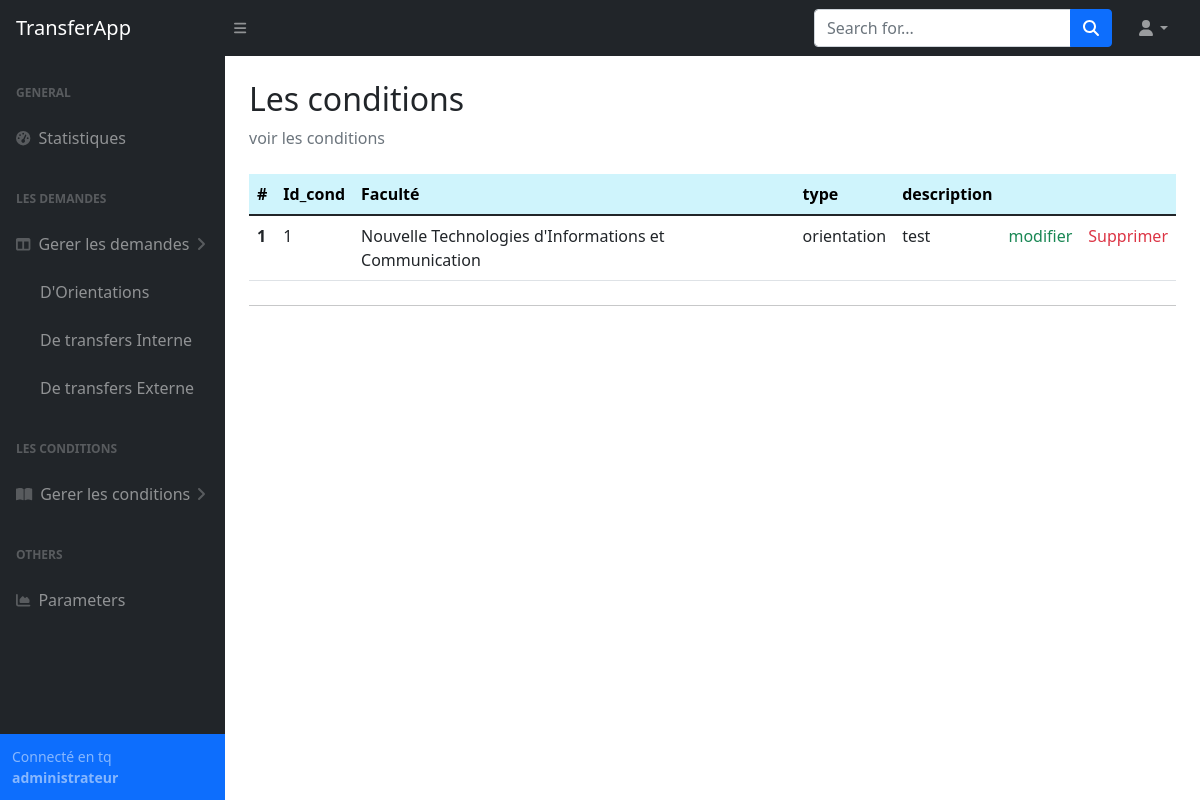
The page /admin/conditions (signed in) on the database as committed earlier.
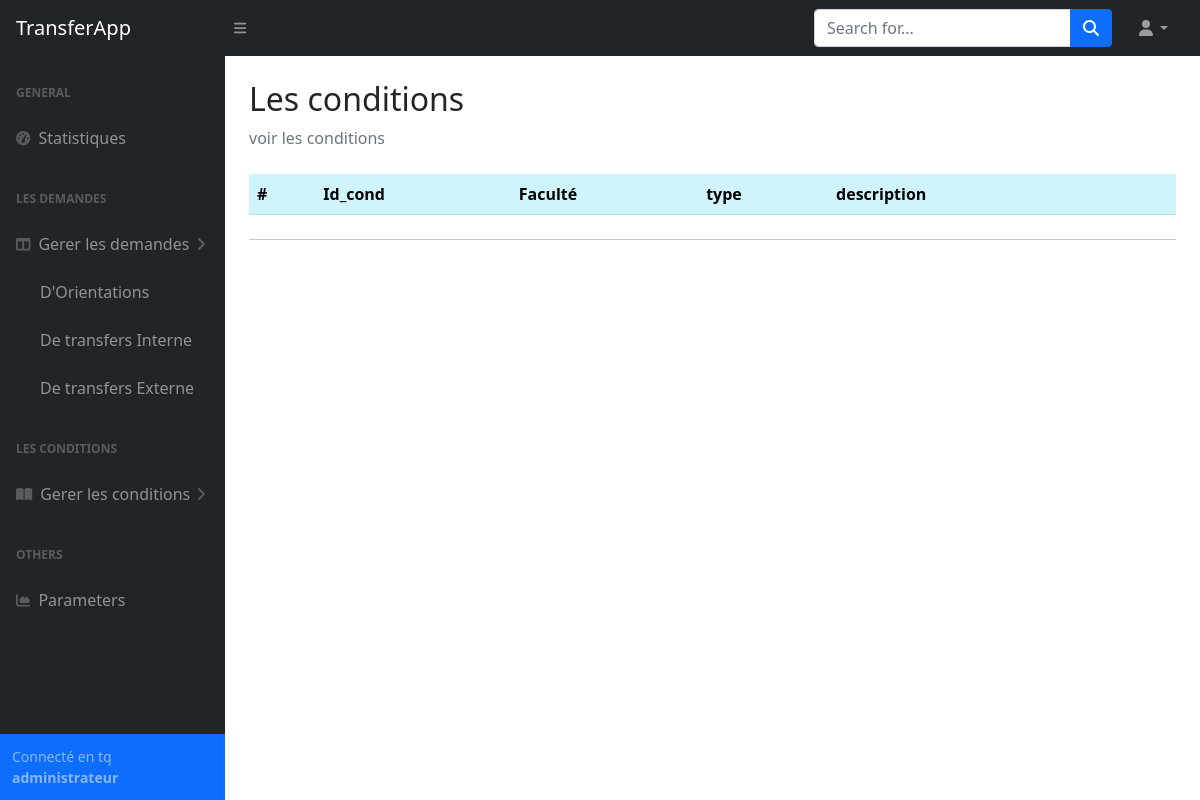
The same page on the database as committed later.
### tables this page shows
CREATE TABLE "faculte" (
	"id"	INTEGER NOT NULL,
	"name"	TEXT NOT NULL,
	PRIMARY KEY("id" AUTOINCREMENT)
);

CREATE TABLE "condition" (
	"id"	INTEGER NOT NULL,
	"id_fac"	INTEGER NOT NULL,
	"cond"	TEXT NOT NULL,
	"type"	TEXT NOT NULL,
	PRIMARY KEY("id","id_fac"),
	FOREIGN KEY("id_fac") REFERENCES faculte(id)
);

### App.py (the view)
@app.route('/admin/conditions')
def condition():
    if session.get("email") != None:
        AdminInfo = db.adminLogIn(session.get("email"))
        idFac = AdminInfo['id_fac']
        conditions = db.getAllConditions(idFac)
        return render_template('admin/conditions.html', conditions = conditions)
    return redirect(url_for('login'))

### database_api.py (called while the page is built)
def adminLogIn(email:str):
    try:
        cursor.execute("select * from admin where email=:email",{"email":email})
    except Error as e:
        print(e)
        return None
    else:
        res = cursor.fetchone()
        if res != None:
            admin = {"email":res[0],
            "password":res[1],
            "telephone":res[2],
            "nom":res[3],
            "prenom":res[4],
            "id_dep":res[5],
            "id_fac":res[6]}
            return admin
    return None

def getAllConditions(idFac):
    try:
        cursor.execute("select * from condition where id_fac = {idFac}".format(idFac = idFac))
    except Error as e:
        print(e)
        return None
    else:
        conditions =[]
        res = cursor.fetchall()
        for cond in res:
            c = {
                'id':cond[0],
                'id_fac':cond[1],
                'cond':cond[2],
                'type':cond[3]
            }
            conditions.append(c)
            ListOfFaculties = getFaculties()
            for item in ListOfFaculties:
                if item[0] == c['id_fac']: c['id_fac'] = item[1]
        return conditions

def getFaculties():
    try:
        cursor.execute("select * from faculte")
    except Error as e:
        print(e)
        return None
    else:
        res = cursor.fetchall()
        return res

### templates/admin/conditions.html (shortened to what this page needs)
{% extends "admin/base.html" %}
{% block content %}
<main>
    <div class="container-fluid px-4">
        <h2 class="mt-4">Les conditions</h2>
        <ol class="breadcrumb mb-4">
            <li class="breadcrumb-item active">voir les conditions</li>
        </ol>
        <div class="tab-content" id="pills-tabContent">
            <div class="tab-pane fade show active" id="pills-home" role="tabpanel" aria-labelledby="pills-home-tab">
              <table class="table">
                <thead>
                  <tr>
                    <th scope="col" class="table-info">#</th>
                    <th scope="col" class="table-info">Id_cond</th>
                    <th scope="col" class="table-info">Faculté</th>
                    <th scope="col" class="table-info">type</th>
                    <th scope="col" class="table-info">description</th>
                    <th scope="col" class="table-info"></th>
                    <th scope="col" class="table-info"></th>
                  </tr>
                </thead>
                <tbody>
                  {% for item in conditions %}
                  <tr>
                    <th scope="row">{{conditions.index(item) + 1}}</th>
                    <td>{{item['id']}}</td>
                    <td>{{item['id_fac']}}</td>
                    <td>{{item['type']}}</td>
                    <td>{{item['cond']}}</td>
                    <td><a class="link-success text-decoration-none" href="{{url_for('modifier_condition', IdCondition = item['id'])}}">modifier</a></td>
                    <td><a class="link-danger text-decoration-none" href="{{url_for('DeleteCondition', IdCondition = item['id'])}}">Supprimer</a></td>
                  </tr>
                  {% endfor %}
                </tbody>
              </table>
            </div>
        <hr class="my-4">
    </div>
</main>
{% endblock content %}

### templates/admin/base.html (shortened to what this page needs)
<!DOCTYPE html>
<html>
<head>
    <link rel="stylesheet" href="https://cdn.jsdelivr.net/npm/litepicker/dist/css/litepicker.css"/>
    <link href="https://cdn.jsdelivr.net/npm/bootstrap@5.1.3/dist/css/bootstrap.min.css" rel="stylesheet">
    <link href="{{url_for('static',filename='styles.css')}}" rel="stylesheet"></link>
</head>
<body class="sb-nav-fixed">
    {% block navbar %}
    <nav class="sb-topnav navbar navbar-expand navbar-dark bg-dark">
        <a class="navbar-brand ps-3" href="#">TransferApp</a>
        <button class="btn btn-link btn-sm order-1 order-lg-0 me-4 me-lg-0" id="sidebarToggle" href="#!"><i class="fas fa-bars"></i></button>
        <form class="d-none d-md-inline-block form-inline ms-auto me-0 me-md-3 my-2 my-md-0">
            <div class="input-group">
                <input class="form-control" type="text" placeholder="Search for..." aria-label="Search for..." aria-describedby="btnNavbarSearch" />
                <button class="btn btn-primary" id="btnNavbarSearch" type="button"><i class="fas fa-search"></i></button>
            </div>
        </form>
        <ul class="navbar-nav ms-auto ms-md-0 me-3 me-lg-4">
            <li class="nav-item dropdown">
                <a class="nav-link dropdown-toggle" id="navbarDropdown" href="#" role="button" data-bs-toggle="dropdown" aria-expanded="false"><i class="fas fa-user fa-fw"></i></a>
            </li>
        </ul>
    </nav>
    {% endblock navbar%}
    {% block sidebar %}
    <div id="layoutSidenav">
        <div id="layoutSidenav_nav">
            <nav class="sb-sidenav accordion sb-sidenav-dark" id="sidenavAccordion">
                <div class="sb-sidenav-menu">
                    <div class="nav">
                        <div class="sb-sidenav-menu-heading">General</div>
                        <a class="nav-link {% if request.path == '/admin' %} active {% endif %}" href="/admin">
                            <div class="sb-nav-link-icon"><i class="fas fa-tachometer-alt"></i></div>
                            Statistiques
                        </a>
                        <div class="sb-sidenav-menu-heading">Les demandes</div>
                        <a class="nav-link collapsed " href="#" data-bs-toggle="collapse" data-bs-target="#collapseLayouts" aria-expanded="false" aria-controls="collapseLayouts">
                            <div class="sb-nav-link-icon"><i class="fas fa-columns"></i></div>
                            Gerer les demandes
                            <div class="sb-sidenav-collapse-arrow"><i class="fas fa-angle-down"></i></div>
                        </a>
                        <div class="collapse show" id="collapseLayouts" aria-labelledby="headingOne" data-bs-parent="#sidenavAccordion">
                            <nav class="sb-sidenav-menu-nested nav">
                                <a class="nav-link {% if request.path =='/admin/orientations'%} active {% endif %}" href="{{url_for('orientations')}}">D'Orientations</a>
                                <a class="nav-link {% if request.path =='/admin/transfer_interne'%} active {% endif %}" href="{{url_for('transferInterne')}}">De transfers Interne</a>
                                <a class="nav-link {% if request.path =='/admin/transfer_interne/details'%} active {% endif %}" href="{{url_for('transferExterne')}}">De transfers Externe</a>
                            </nav>
                        </div>
                        <div class="sb-sidenav-menu-heading">Les conditions</div>
                        <a class="nav-link collapsed" href="#" data-bs-toggle="collapse" data-bs-target="#collapsePages" aria-expanded="false" aria-controls="collapsePages">
                            <div class="sb-nav-link-icon"><i class="fas fa-book-open"></i></div>
                            Gerer les conditions
                            <div class="sb-sidenav-collapse-arrow"><i class="fas fa-angle-down"></i></div>
                        </a>
                        <div class="sb-sidenav-menu-heading">Others</div>
                        <a class="nav-link" href="/admin/parametres">
                            <div class="sb-nav-link-icon"><i class="fas fa-chart-area"></i></div>
                            Parameters
                        </a>
                    </div>
                </div>
                <div class="sb-sidenav-footer bg-primary">
                    <div class="small">Connecté en tq <b>administrateur</b></div>
                </div>
            </nav>
        </div>
        <div id="layoutSidenav_content">
            {% block content %}{% endblock content %}
        </div>
    </div>
    {% endblock sidebar %}
</body>
</html>

Rows that differ between the two databases and show on the page:
no longer on this page (row unchanged): faculte: id_fac "Nouvelle Technologies d'Informations et Communication"
removed condition: type "orientation", cond "test"
Other text that changed with them:
list line gone: "1 1 modifier Supprimer"
